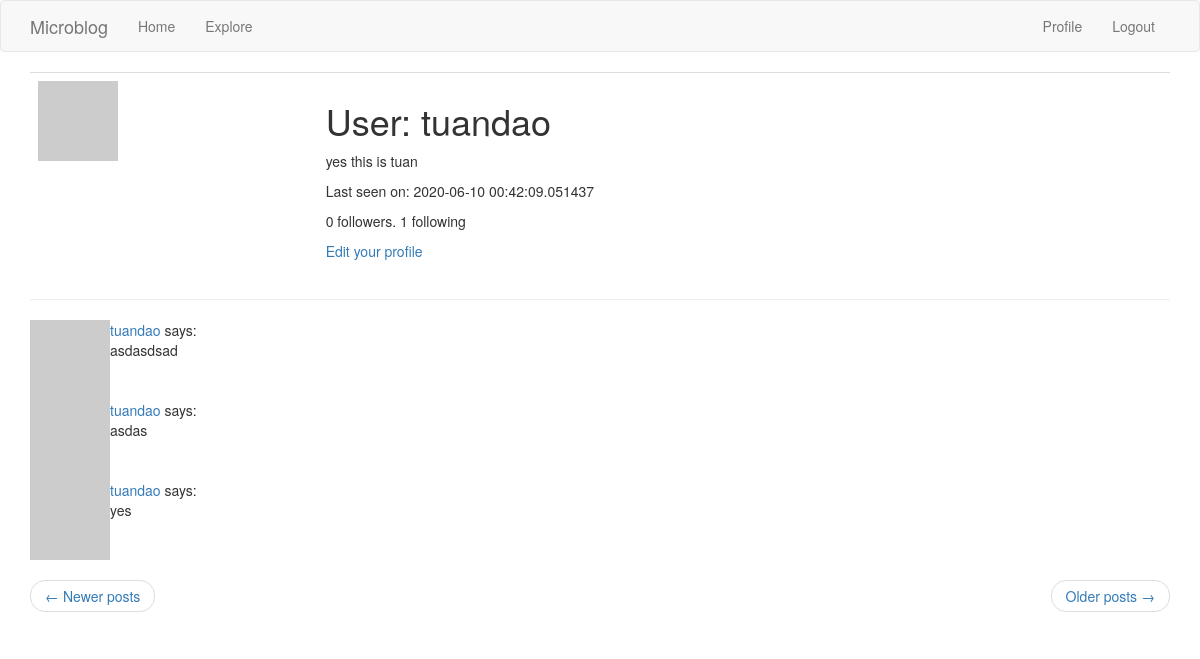
Screenshot of /user/tuandao?page=3 (signed in) with the database file from the repository.
### app/models.py (models this page shows, shortened)
class User(UserMixin, db.Model):
    id = db.Column(db.Integer, primary_key=True)
    username = db.Column(db.String(64), index=True, unique=True)
    email = db.Column(db.String(120), index=True, unique=True)
    password_hash = db.Column(db.String(128))
    posts = db.relationship('Post', backref='author', lazy='dynamic')
    about_me = db.Column(db.String(140))
    last_seen = db.Column(db.DateTime, default=datetime.utcnow)
    followed = db.relationship(
        'User', secondary=followers,
        primaryjoin=(followers.c.follower_id == id),
        secondaryjoin=(followers.c.followed_id == id),
        backref=db.backref('followers', lazy='dynamic'), lazy='dynamic')
    def avatar(self, size):
        digest = md5(self.email.lower().encode('utf-8')).hexdigest()
        return 'https://www.gravatar.com/avatar/{}?d=identicon&s={}'.format(
            digest, size)

class Post(db.Model):
    id = db.Column(db.Integer, primary_key=True)
    body = db.Column(db.String(140))
    timestamp = db.Column(db.DateTime, index=True, default=datetime.utcnow)
    user_id = db.Column(db.Integer, db.ForeignKey('user.id'))

### app/routes.py (the view)
@app.route('/user/<username>')
@login_required
def user(username):
    user = User.query.filter_by(username=username).first_or_404()
    page = request.args.get('page', 1, type=int)
    posts = user.posts.order_by(Post.timestamp.desc()).paginate(
        page, app.config['POSTS_PER_PAGE'], False)
    next_url = url_for('user', username=user.username, page=posts.next_num) \
        if posts.has_next else None
    prev_url = url_for('user', username=user.username, page=posts.prev_num) \
        if posts.has_prev else None
    form = EmptyForm()
    return render_template('user.html', user=user, posts=posts.items,
                           form=form, next_url=next_url, prev_url=prev_url)

### app/models.py (called while the page is built)
@login.user_loader
def load_user(id):
    return User.query.get(int(id))

### app/routes.py (called while the page is built)
@app.before_request
def before_request():
    if current_user.is_authenticated:
        current_user.last_seen = datetime.utcnow()
        db.session.commit()

### app/templates/user.html (shortened to what this page needs)
{% extends "base.html" %} {% block app_content %}
<table class="table table-hover">
  <tr valign="top">
    <td><img src="{{ user.avatar(128) }}" /></td>
    <td>
      <h1>User: {{ user.username }}</h1>
      {% if user.about_me %}
      <p>{{ user.about_me }}</p>
      {% endif %} {% if user.last_seen %}
      <p>Last seen on: {{ user.last_seen }}</p>
      {% endif %}
      <p>
        {{user.followers.count()}} followers. {{user.followed.count() }}
        following
      </p>
      {% if user == current_user %}
      <p><a href="{{ url_for('edit_profile') }}">Edit your profile</a></p>
      {% elif not current_user.is_following(user) %}
      <form action="{{url_for('follow',username=user.username)}}" method="POST">
        {{form.hidden_tag()}} {{form.submit(value='Follow')}}
      </form>
      {% endif %}
    </td>
  </tr>
</table>
<hr />
{% for post in posts %} {% include '_post.html' %} {% endfor %}
<nav aria-label="...">
  <ul class="pager">
    <li class="previous{% if not prev_url %} disabled{% endif %}">
      <a href="{{ prev_url or '#' }}">
        <span aria-hidden="true">&larr;</span> Newer posts
      </a>
    </li>
    <li class="next{% if not next_url %} disabled{% endif %}">
      <a href="{{ next_url or '#' }}">
        Older posts <span aria-hidden="true">&rarr;</span>
      </a>
    </li>
  </ul>
</nav>
{% endblock %}

### app/templates/_post.html
<table>
  <tr valign="top">
    <td><img src="{{ post.author.avatar(36) }}" /></td>
    <td>
      <a href="{{ url_for('user', username=post.author.username) }}"
        >{{ post.author.username }}</a
      >
      says:<br />{{ post.body }}
    </td>
  </tr>
</table>

### rows the page displays
User: username "tuandao", about_me "yes this is tuan", last_seen "2020-06-10 00:42:09.051437"
Post: author.username "tuandao", body "asdasdsad"
Post: author.username "tuandao", body "asdas"
Post: author.username "tuandao", body "yes"

### other values shown
{{ user.followers.count() }} "0"
{{ user.followed.count() }} "1"
